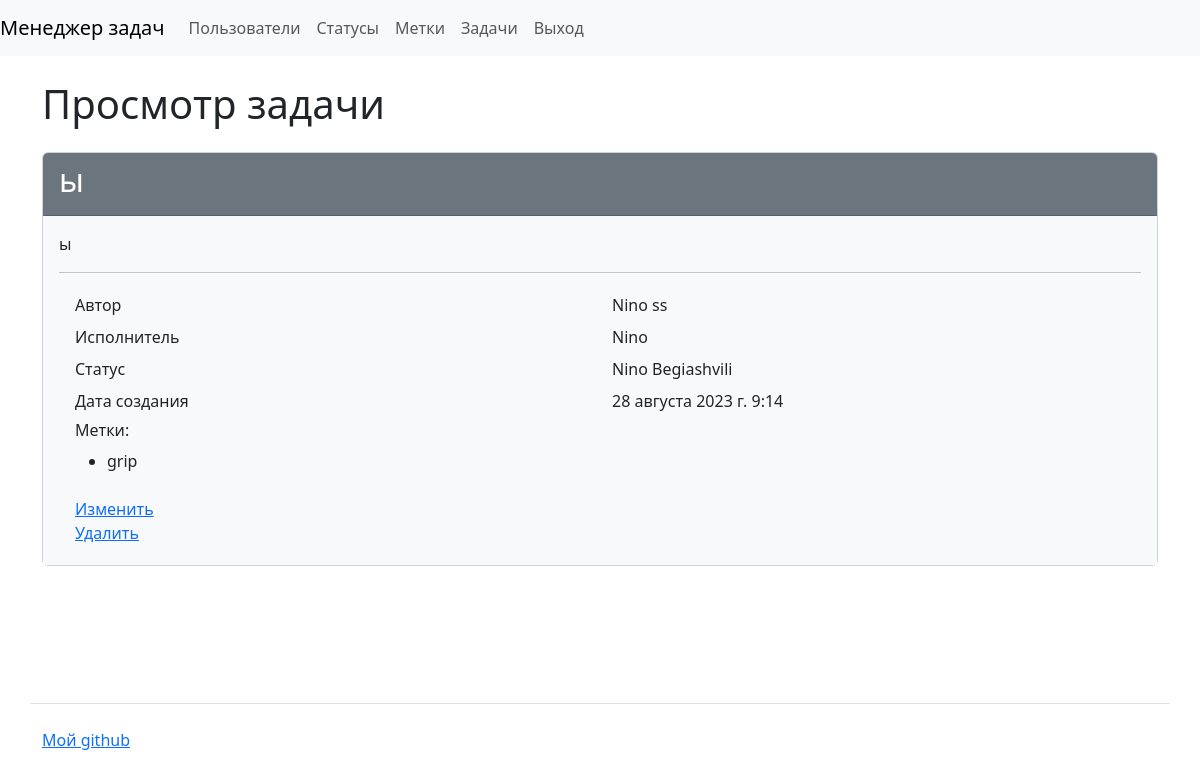
Page /tasks/11 (signed in) on the committed database.
### tasks/models.py (models this page shows, shortened)
class Tasks(models.Model):
    name = models.CharField(max_length=100, unique=True, verbose_name=_("Name"))
    description = models.TextField(blank=True, verbose_name=_("Description"))
    created_at = models.DateTimeField(auto_now_add=True)
    status = models.ForeignKey(Statuses, on_delete=models.PROTECT, verbose_name=_("Status"))
    author = models.ForeignKey(CustomUser, on_delete=models.PROTECT)
    executor = models.ForeignKey(CustomUser, on_delete=models.PROTECT, verbose_name=_("Executor"),
                                 related_name='executor', null=True)
    labels = models.ManyToManyField(Labels, through='Relations', blank=True, verbose_name=_("Labels"))

### users/models.py (models this page shows)
class CustomUser(AbstractUser):
    def __str__(self):
        return self.get_full_name()

### statuses/models.py (models this page shows)
class Statuses(models.Model):
    name = models.CharField(max_length=100, unique=True, verbose_name=_("Name"))
    created_at = models.DateTimeField(auto_now_add=True)
    def __str__(self):
        return self.name

### labels/models.py (models this page shows)
class Labels(models.Model):
    name = models.CharField(max_length=100, unique=True, verbose_name=_("Name"))
    created_at = models.DateTimeField(auto_now_add=True)
    def __str__(self):
        return self.name

### tasks/views.py (the view)
# urls.py: path('<int:pk>', views.TaskView.as_view(),
class TaskView(CustomLoginRequiredMixin, DetailView):
    model = Tasks
    template_name = 'tasks/task.html'
    context_object_name = 'task'

### templates/tasks/task.html (shortened to what this page needs)
{% extends "base.html" %}
{% load django_bootstrap5 %}
{% load i18n %}
{% block content %}
<h1 class="my-4">{% trans 'Viewing a task' %}</h1>
<div class="card">
    <div class="card-header bg-secondary text-white">
    <h2>{{ task.name }}</h2>
      </div>
      <div class="card-body bg-light">
        <p>{{ task.description }}</p>
        <hr>
        <div class="container">
          <div class="row p-1">
            <div class="col">{% trans 'Author' %}</div>
            <div class="col">{{task.author.first_name}} {{task.author.last_name}}</div>
          </div>
          <div class="row p-1">
            <div class="col">{% trans 'Executor' %}</div>
            <div class="col">{{task.executor.first_name|default_if_none:''}} {{task.executor.last_name|default_if_none:''}}</div>
          </div>
          <div class="row p-1">
            <div class="col">{% trans 'Status' %}</div>
            <div class="col">{{ task.status }}</div>
          </div>
          <div class="row p-1">
            <div class="col">{% trans "Date of creation" %}</div>
            <div class="col">{{ task.created_at }}</div>
          </div>
          <div class="row p-1">
            <div class="col">
              <h6>{% trans "Labels" %}:</h6>
              <ul>
                {% for label in task.labels.all %}
                  <li>{{label}}</li>
                  {% endfor %}
              </ul>
            </div>
          </div>
          <div class="row p-1">
            <div class="col">
              <a href="{% url 'update_task' task.pk %}">{% trans "To change" %}</a>
              <br>
              <a href="{% url 'delete_task' task.pk %}">{% trans "Remove" %}</a>
            </div>
          </div>
        </div>
      </div>
    </div>
{% endblock %}

### rows in the picture
Tasks: name "ы", description "ы", author.first_name "Nino", author.last_name "ss", executor.first_name "Nino", status "Nino Begiashvili", created_at "28 августа 2023 г. 9:14"
Labels: name "grip"
